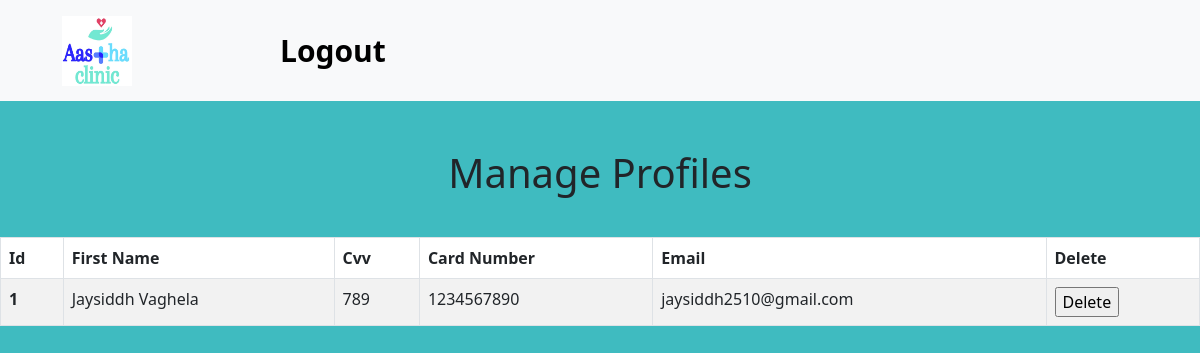
The page /paymentdata/ on the database its author committed.
### app/models.py (models this page shows, shortened)
class Paymentdata1(models.Model):
    Name = models.CharField(max_length=50)
    Cvv = models.IntegerField(max_length=3)
    Card = models.IntegerField(max_length=10)
    Email = models.EmailField(max_length=50)
    Otp = models.CharField(max_length=30)

### app/views.py (the view)
# urls.py: path("paymentdata/",views.Paymentdata3,name="Paymentdata3"),
def Paymentdata3(request):
    ddata6 = Paymentdata1.objects.all()
    return render(request,"app/paymentdata.html",{'key6':ddata6})

### app/templates/app/paymentdata.html (shortened to what this page needs)
{%load static%}
{% block body %}
<!DOCTYPE html>
<html lang="en">
<head>
		<link rel="stylesheet" type="text/css" href="../static/css/paymentdata.css">
    <link href="https://cdn.jsdelivr.net/npm/bootstrap@5.3.0-alpha1/dist/css/bootstrap.min.css" rel="stylesheet"
>
</head>
<body>
    <nav class="navbar navbar-expand-lg bg-light">
        <div class="container-fluid">
            <img src="{% static '/logo2.jpg' %}" class="img-fluid" style="height:70px; width:70px; margin-left:50px;"
                alt="...">
            <div class="collapse navbar-collapse " id="navbarSupportedContent">
                <ul class="navbar-nav me-auto mb-2 mb-lg-0 " style="padding:12px 100px 12px 100px; margin:0 40px 0 40px;  font-size:25px;
          font-weight: 550;">
                    <li class="nav-item">
                        <a class="nav-link active" aria-current="page" href="../">Logout</a>
                    </li>
                </ul>
            </div>
        </div>
    </nav>
<br><br>
<center>
    <div style="">
        <h1>Manage Profiles</h1>
    </div>
</center>
<div class="table-wrapper-scroll-y my-custom">
    <table class="table table-bordered table-striped mb-0">
      <thead>
        <tr>
            <th scope="col">Id</th>
            <th scope="col">First Name</th>
            <th scope="col">Cvv</th>
            <th scope="col">Card Number</th>
            <th scope="col">Email</th>
            <th scope="col">Delete</th>
        </tr>
      </thead>
    {% if key6 %}
      <tbody>
        {% for  i in key6 %}
        <tr>
          <th scope="row">{{i.id}}</th>
          <td>{{i.Name}}</td>
          <td>{{i.Cvv}}</td>
          <td>{{i.Card}}</td>
          <td>{{i.Email}}</td>
        <td>
          <form name="Deleteform" action="{% url 'delete6' pk=i.id %}" method="post">
             <input type="submit" value="Delete">
          </form>
        </td>
        </tr>
        {% endfor %}
      </tbody>
      {% endif %}
    </table>
    <br><br><br>
  </div>
    <br><br><br>
</body>
</html>
{%endblock body%}

### app/static/css/paymentdata.css (style rules this page uses)
.nav-item a { font-weight: 700; font-size: 30px; }
body { background: #3fbbc0 !important; font-family: 'Muli', sans-serif; }
h1 { color: #fff; padding-bottom: 2rem; font-weight: bold; }
a { color: #333; }
.table-wrapper-scroll-y { display: block; }
tbody { max-height: 10vh; overflow: auto; }

### rows shown on the page
Paymentdata1: id "1", Name "Jaysiddh Vaghela", Cvv "789", Card "1234567890", Email "jaysiddh2510@gmail.com"
